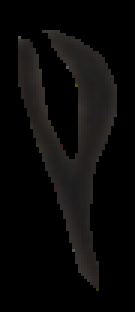
#> input picture UV_synthesis/original_bifurcation/b6.png, 45 x 104 px, found by its file name (shown 3 times larger)
$ python b6.py
#> lines starting #> are read from the running program, lines starting #| are printed output that depends on the picture
'''
b4
'''

import cv2
import numpy as np
import math
import matplotlib.pyplot as plt

def localTranslationWarpFastWithStrength(srcImg, startX, startY, endX, endY, radius, strength):
    ddradius = float(radius * radius)
    copyImg = np.zeros(srcImg.shape, np.uint8)
    copyImg = srcImg.copy()

    maskImg = np.zeros(srcImg.shape[:2], np.uint8)
    cv2.circle(maskImg, (startX, startY), math.ceil(radius), (255, 255, 255), -1)

    K0 = 100 / strength

    # 计算公式中的|m-c|^2
    ddmc_x = (endX - startX) * (endX - startX)
    ddmc_y = (endY - startY) * (endY - startY)
    H, W, C = srcImg.shape

    mapX = np.vstack([np.arange(W).astype(np.float32).reshape(1, -1)] * H)
    mapY = np.hstack([np.arange(H).astype(np.float32).reshape(-1, 1)] * W)

    distance_x = (mapX - startX) * (mapX - startX)
    distance_y = (mapY - startY) * (mapY - startY)
    distance = distance_x + distance_y
    K1 = np.sqrt(distance)
    ratio_x = (ddradius - distance_x) / (ddradius - distance_x + K0 * ddmc_x)
    ratio_y = (ddradius - distance_y) / (ddradius - distance_y + K0 * ddmc_y)
    ratio_x = ratio_x * ratio_x
    ratio_y = ratio_y * ratio_y

    UX = mapX - ratio_x * (endX - startX) * (1 - K1 / radius)
    UY = mapY - ratio_y * (endY - startY) * (1 - K1 / radius)

    np.copyto(UX, mapX, where=maskImg == 0)
    np.copyto(UY, mapY, where=maskImg == 0)
    UX = UX.astype(np.float32)
    UY = UY.astype(np.float32)
    copyImg = cv2.remap(srcImg, UX, UY, interpolation=cv2.INTER_LINEAR)

    return copyImg


#连续变换并保存j次图像
for j in range(7):

    # 读取图像，包括透明度通道
    img = cv2.imread('original_bifurcation/b6.png', cv2.IMREAD_UNCHANGED)
#> img is the input picture: shape (104, 45, 4); mean B, G, R, A 9.3, 9.7, 10.6, 58.7

    # 定义原始关键点
    src_points = np.int_([[9,22], [31,23], [24,58], [27,86]])

    #图像中心坐标
    center = (24, 58)

    # 生成随机值
    '''此处随机值的大小代表了液化的移动程度'''
    rand_val = np.random.randint(1, 15)

    # 计算新的关键点，并转换为int
    dst_points = (src_points + np.random.randint(-rand_val, rand_val, src_points.shape)).astype(np.int_)

    #对每个关键点使用localTranslationWarpFastWithStrength函数
    for i in range(len(src_points)):
        img = localTranslationWarpFastWithStrength(img, src_points[i][0], src_points[i][1], dst_points[i][0], dst_points[i][1], 50, 200)
#> this loop made 4 passes
#> (ddmc_x in localTranslationWarpFastWithStrength, ddmc_y in localTranslationWarpFastWithStrength) on passes 1 to 4: (4, 64), (169, 100), (100, 36), (16, 36)
#> pass 1, in localTranslationWarpFastWithStrength, `distance_x = (mapX - startX) * (mapX - startX)`:
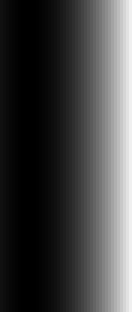
#> distance_x: shape (104, 45) float32 (shown 3 times larger); min 0, max 1225, mean 337.7; drawn with min black and max white
#> pass 1, in localTranslationWarpFastWithStrength, `distance_y = (mapY - startY) * (mapY - startY)`:
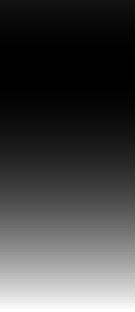
#> distance_y: shape (104, 45) float32 (shown 3 times larger); min 0, max 6561, mean 1771.5; drawn with min black and max white
#> pass 1, in localTranslationWarpFastWithStrength, `distance = distance_x + distance_y`:
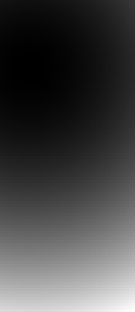
#> distance: shape (104, 45) float32 (shown 3 times larger); min 0, max 7786, mean 2109.2; drawn with min black and max white
#> pass 1, in localTranslationWarpFastWithStrength, `K1 = np.sqrt(distance)`:
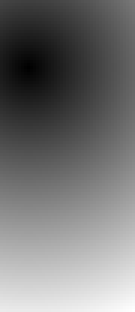
#> K1: shape (104, 45) float32 (shown 3 times larger); min 0, max 88.24, mean 40.3; drawn with min black and max white
#> after the loop:
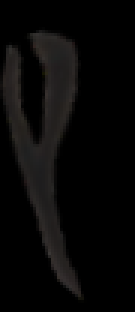
#> img: shape (104, 45, 4) (shown 3 times larger); mean B, G, R, A 7.3, 7.7, 8.4, 46.5


    #将变换后的新的关键点转换为np.float32
    src_points = dst_points.astype(np.float32)

    #定义矩阵变换关键点的新的随机值
    '''此处随机值的大小代表了仿射变换的程度'''
    rand_val = np.random.randint(1, 2)

    #计算新的关键点，并转换为float32
    dst_points = (src_points + np.random.randint(-rand_val, rand_val, src_points.shape)).astype(np.float32)


    #计算关键点的最大垂直距离,也就是y坐标的最大值减去最小值
    max_y = np.max(dst_points[:,1])
    min_y = np.min(dst_points[:,1])
    y_distance = max_y - min_y
    print('dst_points=',dst_points)
    print('y_distance=',y_distance)


    # 计算仿射变换矩阵
    matrix = cv2.getPerspectiveTransform(src_points, dst_points)

    # 对图像进行扭曲，边界外的值设为透明
    warped_img = cv2.warpPerspective(img, matrix, (img.shape[1], img.shape[0]), borderValue=(0,0,0,0))
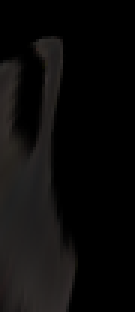
#> warped_img: shape (104, 45, 4) (shown 3 times larger); mean B, G, R, A 10.7, 11.2, 12.1, 72.4

    # 生成随机旋转角度和缩放因子
    '''旋转角度和缩放因子'''
    angle = np.random.uniform(0, 0)  # 旋转角度
    scale = np.random.uniform(0.4, 0.8)  # 缩放因子
    scale = 1

    #计算新的y_distance,计算方法为原来的y)distance乘上cos(angle)再乘上scale
    y_distance = y_distance * math.cos(math.radians(angle)) * scale
    #将y_distance转换为int
    y_distance = int(y_distance)

    print('angle=',angle)
    print('scale=',scale)
    print('y_distance=',y_distance)

    # 计算旋转缩放矩阵
    rot_matrix = cv2.getRotationMatrix2D(center, angle, scale)

    # 对扭曲后的图像进行旋转和缩放`
    final_img = cv2.warpAffine(warped_img, rot_matrix, (warped_img.shape[1], warped_img.shape[0]), borderValue=(0,0,0,0))

    # 保存扭曲后的图像
    copyImg = final_img

    # 如果图像是RGB格式，将其转换为RGBA
    if copyImg.shape[2] == 3:
        copyImg = cv2.cvtColor(copyImg, cv2.COLOR_RGB2RGBA)

    # 获取所有白色（也可以是其他颜色）的像素点
    white_pixels = (copyImg[..., :3] == [255, 255, 255]).all(axis=2)
#> white_pixels: shape (104, 45) bool; every value is 0

    # 将所有白色（也可以是其他颜色）的像素点设置为透明
    copyImg[white_pixels, 3] = 0

    # # 保存图像
    # cv2.imwrite('copyImg.png', copyImg)
    #保存第j次变换后的图像
    cv2.imwrite('stripes_part1/b6' + str(j) + '.png', copyImg)

    #将y_distance保存到文件中
    with open('stripes_part1/b6' + str(j) + '.txt','w') as f:
        f.write(str(y_distance) + '\n')
